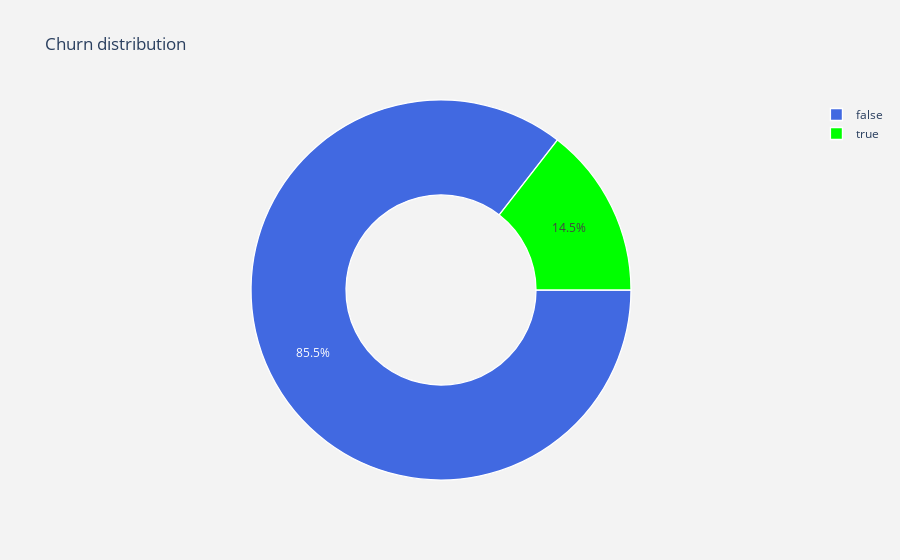

Notebook code cell kept with this figure:
### Markdown cell above
# Обзор данных

### Code cell
lab = df["Churn"].value_counts().keys().tolist()
val = df["Churn"].value_counts().values.tolist()

trace = go.Pie(labels = lab ,
               values = val ,
               marker = dict(colors =  [ 'royalblue' ,'lime'],
                             line = dict(color = "white",
                                         width =  1.3)
                            ),
               rotation = 90,
               hoverinfo = "label+value+text",
               hole = .5
              )
layout = go.Layout(dict(title = "Churn distribution",
                        plot_bgcolor  = "rgb(243,243,243)",
                        paper_bgcolor = "rgb(243,243,243)",
                       )
                  )

data = [trace]
fig = go.Figure(data = data,layout = layout)
py.iplot(fig)

### Figure 1 — Plotly figure (JSON) as saved in the notebook; plotly's stock layout.template omitted (floating-point values rounded to 4 significant figures)
{"data": [{"hole": 0.5, "hoverinfo": "label+value+text", "labels": [false, true], "marker": {"colors": ["royalblue", "lime"], "line": {"color": "white", "width": 1.3}}, "rotation": 90, "type": "pie", "values": [2850, 483]}], "layout": {"paper_bgcolor": "rgb(243,243,243)", "plot_bgcolor": "rgb(243,243,243)", "title": {"text": "Churn distribution"}}}
